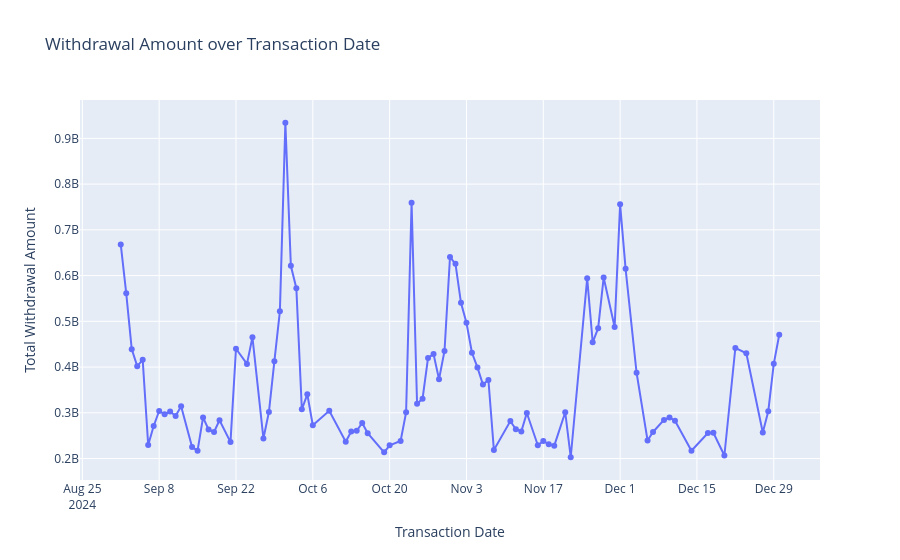

Write notebook code for a chart like this one.
### Code cell
import pandas as pd
import plotly.express as px

# Load data
df = pd.read_csv("merged.csv")

# Convert columns
df["TRAN_DATE"] = pd.to_datetime(df["TRAN_DATE"], errors="coerce")

df["WITHDRAWAL_AMOUNT"] = (
    df["WITHDRAWAL_AMOUNT"]
    .astype(str)
    .str.replace(",", "", regex=False)
    .str.replace(" ", "", regex=False)
)

df["WITHDRAWAL_AMOUNT"] = pd.to_numeric(
    df["WITHDRAWAL_AMOUNT"],
    errors="coerce"
)

# Remove missing values
df = df.dropna(
    subset=["TRAN_DATE", "WITHDRAWAL_AMOUNT"]
)

# Sort by date
df = df.sort_values("TRAN_DATE")

# Aggregate by day
daily = (
    df.groupby(df["TRAN_DATE"].dt.date)["WITHDRAWAL_AMOUNT"]
      .sum()
      .reset_index()
)

daily["TRAN_DATE"] = pd.to_datetime(daily["TRAN_DATE"])

# Interactive plot
fig = px.line(
    daily,
    x="TRAN_DATE",
    y="WITHDRAWAL_AMOUNT",
    markers=True,
    title="Withdrawal Amount over Transaction Date"
)

fig.update_layout(
    xaxis_title="Transaction Date",
    yaxis_title="Total Withdrawal Amount",
    hovermode="x unified"
)

fig.show()
